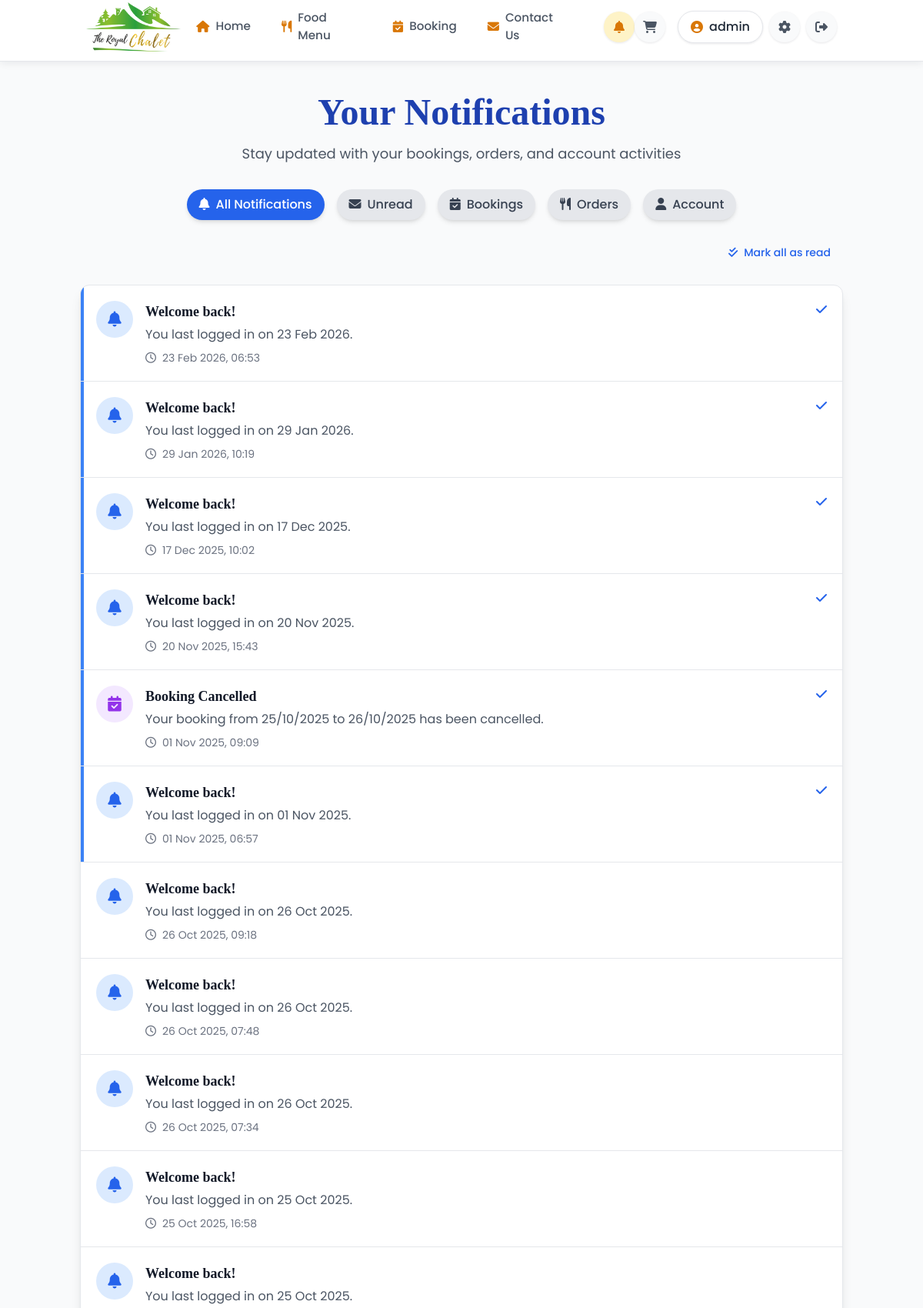
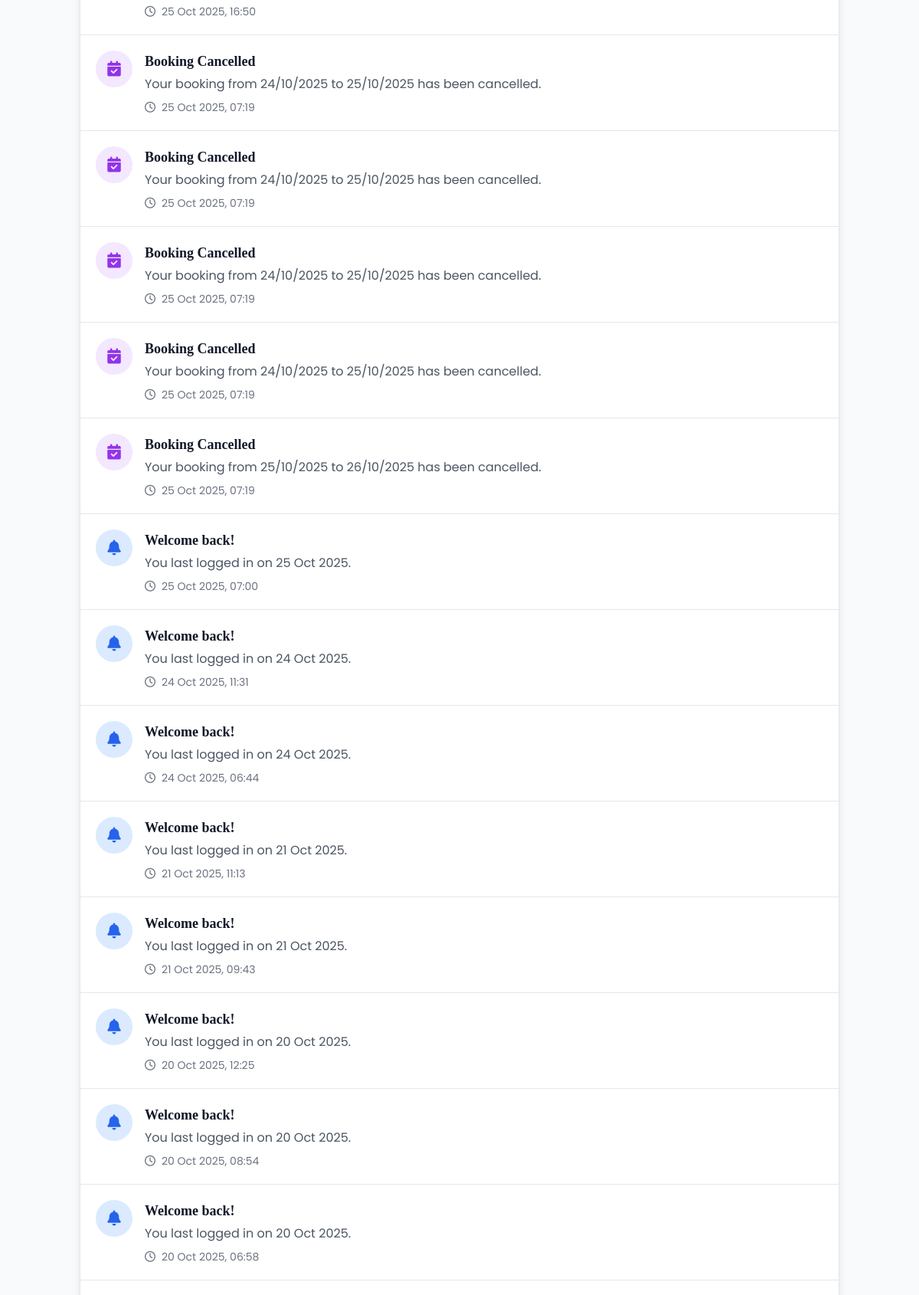
/notifications (signed in, upper part), run on the app's committed database (2 pictures, top to bottom).
### models.py (models this page shows)
class User(UserMixin, db.Model):
    id = db.Column(db.Integer, primary_key=True)
    username = db.Column(db.String(80), unique=True, nullable=False)
    email = db.Column(db.String(120), unique=True, nullable=False)
    password_hash = db.Column(db.String(128), nullable=False)
    is_admin = db.Column(db.Boolean, default=False)
    phone = db.Column(db.String(15))
    address = db.Column(db.Text)
    created_at = db.Column(db.DateTime, default=lambda: datetime.now(timezone.utc))
    last_login = db.Column(db.DateTime)
    bookings = db.relationship('Booking', backref='user', lazy=True)
    orders = db.relationship('FoodOrder', backref='user', lazy=True)
    reviews = db.relationship('Review', backref='user', lazy=True)

class Notification(db.Model):
    id = db.Column(db.Integer, primary_key=True)
    user_id = db.Column(db.Integer, db.ForeignKey('user.id'), nullable=False)
    title = db.Column(db.String(200), nullable=False)
    message = db.Column(db.Text, nullable=False)
    type = db.Column(db.String(50), default='info')  # info, success, warning, error
    is_read = db.Column(db.Boolean, default=False)
    created_at = db.Column(db.DateTime, default=lambda: datetime.now(timezone.utc))

### app.py (the view)
@app.route('/notifications')
@login_required
def notifications_page():
    notifications = Notification.query.filter_by(user_id=current_user.id).order_by(Notification.created_at.desc()).all()
    return render_template('notifications.html', notifications=notifications)

### app.py (called while the page is built)
@app.context_processor
def inject_now():
    return {'now': datetime.now()}

@app.template_filter('format_time')
def format_time(value):
    try:
        if ':' in value:
            hours, minutes = map(int, value.split(':'))
            period = 'AM' if hours < 12 else 'PM'
            hours = hours % 12
            if hours == 0:
                hours = 12
            return f"{hours}:{minutes:02d} {period}"
        return value
    except (ValueError, AttributeError):
        return value

@app.context_processor
def inject_settings():
    settings = {}
    try:
        for setting in VillaSettings.query.all():
            settings[setting.setting_key] = setting.setting_value
    except:
        pass
    return {'villa_settings': settings}

@login_manager.user_loader
def load_user(user_id):
    return User.query.get(int(user_id))

@app.after_request
def add_header(response):
    if 'Cache-Control' not in response.headers:
        response.headers['Cache-Control'] = 'public, max-age=31536000'
    return response

### templates/notifications.html (shortened to what this page needs)
{% extends 'base.html' %}
{% block content %}
<div class="container mx-auto px-4 py-8">
    <div class="max-w-5xl mx-auto">
        <div class="mb-8 text-center">
            <h1 class="text-4xl md:text-5xl font-bold mb-4 text-blue-800" style="font-family: 'Playfair Display', serif;">Your Notifications</h1>
            <p class="text-gray-600 dark:text-gray-400 text-lg">Stay updated with your bookings, orders, and account activities</p>
        </div>
        <div class="mb-6 flex flex-wrap justify-center gap-4">
            <button id="filter-all" class="px-4 py-2 rounded-full bg-blue-600 text-white font-medium hover:bg-blue-700 transition active shadow-md">
                <i class="fas fa-bell mr-2"></i>All Notifications
            </button>
            <button id="filter-unread" class="px-4 py-2 rounded-full bg-gray-200 text-gray-700 font-medium hover:bg-gray-300 transition shadow-md">
                <i class="fas fa-envelope mr-2"></i>Unread
            </button>
            <button id="filter-booking" class="px-4 py-2 rounded-full bg-gray-200 text-gray-700 font-medium hover:bg-gray-300 transition shadow-md">
                <i class="fas fa-calendar-check mr-2"></i>Bookings
            </button>
            <button id="filter-order" class="px-4 py-2 rounded-full bg-gray-200 text-gray-700 font-medium hover:bg-gray-300 transition shadow-md">
                <i class="fas fa-utensils mr-2"></i>Orders
            </button>
            <button id="filter-account" class="px-4 py-2 rounded-full bg-gray-200 text-gray-700 font-medium hover:bg-gray-300 transition shadow-md">
                <i class="fas fa-user mr-2"></i>Account
            </button>
        </div>
        <div class="mb-6 flex justify-end">
            <button id="mark-all-read" class="px-4 py-2 text-sm font-medium text-blue-600 hover:text-blue-800 flex items-center gap-2 transition">
                <i class="fas fa-check-double"></i> Mark all as read
            </button>
        </div>
        <div class="bg-white dark:bg-gray-800 rounded-xl shadow-lg overflow-hidden border border-gray-200 dark:border-gray-700">
            {% if notifications %}
                <div id="notifications-container" class="divide-y divide-gray-200 dark:divide-gray-700">
                    {% for notification in notifications %}
                        <div class="notification-item p-5 hover:bg-gray-50 dark:hover:bg-gray-700 transition relative {% if not notification.is_read %}unread{% endif %}"
                             data-id="{{ notification.id }}"
                             data-type="{{ notification.type }}"
                             data-read="{{ notification.is_read }}">
                            {% if not notification.is_read %}
                            <div class="absolute left-0 top-0 bottom-0 w-1 bg-blue-500"></div>
                            {% endif %}
                            <div class="flex items-start gap-4">
                                <div class="flex-shrink-0">
                                    {% if 'booking' in notification.title.lower() %}
                                        <div class="w-12 h-12 rounded-full bg-purple-100 dark:bg-purple-900 flex items-center justify-center text-purple-600 dark:text-purple-300">
                                            <i class="fas fa-calendar-check text-xl"></i>
                                        </div>
                                    {% elif 'order' in notification.title.lower() %}
                                        <div class="w-12 h-12 rounded-full bg-green-100 dark:bg-green-900 flex items-center justify-center text-green-600 dark:text-green-300">
                                            <i class="fas fa-utensils text-xl"></i>
                                        </div>
                                    {% elif 'payment' in notification.title.lower() %}
                                        <div class="w-12 h-12 rounded-full bg-yellow-100 dark:bg-yellow-900 flex items-center justify-center text-yellow-600 dark:text-yellow-300">
                                            <i class="fas fa-credit-card text-xl"></i>
                                        </div>
                                    {% else %}
                                        <div class="w-12 h-12 rounded-full bg-blue-100 dark:bg-blue-900 flex items-center justify-center text-blue-600 dark:text-blue-300">
                                            <i class="fas fa-bell text-xl"></i>
                                        </div>
                                    {% endif %}
                                </div>
                                <div class="flex-1">
                                    <h3 class="text-lg font-semibold text-gray-900 dark:text-gray-100 mb-1">{{ notification.title }}</h3>
                                    <p class="text-gray-600 dark:text-gray-400 mb-2">{{ notification.message }}</p>
                                    <div class="flex items-center text-sm text-gray-500 dark:text-gray-500">
                                        <i class="far fa-clock mr-2"></i>
                                        <span>{{ notification.created_at.strftime('%d %b %Y, %H:%M') }}</span>
                                    </div>
                                </div>
                                {% if not notification.is_read %}
                                <button class="mark-read-btn flex-shrink-0 text-blue-600 hover:text-blue-800 dark:text-blue-400 dark:hover:text-blue-300 transition" data-id="{{ notification.id }}">
                                    <i class="fas fa-check"></i>
                                </button>
                                {% endif %}
                            </div>
                        </div>
                    {% endfor %}
                </div>
            {% endif %}
        </div>
    </div>
</div>
{% endblock %}

### templates/base.html (shortened to what this page needs)
<!DOCTYPE html>
<html lang="en">
<head>
    <script src="https://cdn.tailwindcss.com"></script>
    <link rel="stylesheet" href="{{ url_for('static', filename='css/styles.min.css') }}">
    <link rel="stylesheet" href="https://unpkg.com/aos@2.3.1/dist/aos.css" />
    <link rel="stylesheet" href="https://cdnjs.cloudflare.com/ajax/libs/font-awesome/6.4.0/css/all.min.css">
</head>
<body class="bg-gray-50 dark:bg-gray-900 text-gray-800 dark:text-gray-200 min-h-screen flex flex-col transition-colors duration-300">
    <nav class="bg-white dark:bg-gray-900 fixed w-full top-0 z-[1000] transition-all duration-300 border-b border-gray-200 dark:border-gray-800 header-nav">
      <div class="container mx-auto px-4 md:px-6">
        <div class="flex justify-between items-center h-full">
          <a href="{{ url_for('index') }}" class="flex items-center">
            <div class="logo-container">
              <img src="{{ url_for('static', filename='Rc.png') }}"
                 alt="Royal Chalet Logo"
                 class="h-full w-auto object-contain">
            </div>
          </a>
          <div class="hidden lg:flex items-center">
            <div class="flex">
              <a href="{{ url_for('index') }}" class="nav-item flex items-center {% if request.path == url_for('index') %}active{% endif %}">
                <i class="fas fa-home mr-2 text-amber-600"></i>Home
              </a>
              <a href="{{ url_for('menu') }}" class="nav-item flex items-center {% if request.path == url_for('menu') %}active{% endif %}">
                <i class="fas fa-utensils mr-2 text-amber-600"></i>Food Menu
              </a>
              <a href="{{ url_for('booking') }}" class="nav-item flex items-center {% if request.path == url_for('booking') %}active{% endif %}">
                <i class="fas fa-calendar-check mr-2 text-amber-600"></i>Booking
              </a>
              <a href="{{ url_for('contact') }}" class="nav-item flex items-center {% if request.path == url_for('contact') %}active{% endif %}">
                <i class="fas fa-envelope mr-2 text-amber-600"></i>Contact Us
              </a>
            </div>
            <div class="ml-6 flex items-center">
              <a href="{{ url_for('notifications_page') }}" class="icon-button relative {% if request.path == url_for('notifications_page') %}bg-amber-100 text-amber-600{% endif %}">
                <i class="fas fa-bell"></i>
                {% set unread_count = current_user.notifications|selectattr('is_read', 'equalto', false)|list|length if current_user.is_authenticated else 0 %}
              </a>
              <a href="{{ url_for('cart') }}" class="icon-button relative {% if request.path == url_for('cart') %}bg-amber-100 text-amber-600{% endif %}">
                <i class="fas fa-shopping-cart"></i>
              </a>
              {% if current_user.is_authenticated %}
                <div class="flex items-center ml-4">
                  <a href="{{ url_for('profile') }}" class="profile-button">
                    <i class="fas fa-user-circle text-amber-600 mr-2"></i>
                    <span class="max-w-[120px] truncate font-medium">{{ current_user.username }}</span>
                  </a>
                  {% if current_user.is_admin %}
                    <a href="{{ url_for('admin_dashboard') }}" class="icon-button ml-2" title="Admin Dashboard">
                      <i class="fas fa-cog"></i>
                    </a>
                  {% endif %}
                  <a href="{{ url_for('logout') }}" class="icon-button ml-2" title="Logout">
                    <i class="fas fa-sign-out-alt"></i>
                  </a>
                </div>
              {% endif %}
            </div>
          </div>
        </div>
      </div>
                {% set unread_count = current_user.notifications|selectattr('is_read', 'equalto', false)|list|length if current_user.is_authenticated else 0 %}
    </nav>
    <div class="content-wrapper">
    <main class="flex-grow">
      {% block content %}{% endblock %}
    </main>
    </div>
</body>
</html>

### templates/base.html (style rules this page uses)
body { font-family: 'Poppins', 'Open Sans', 'sans-serif'; font-size: 16px; line-height: 1.6; color: #333; }
h1, h2, h3, h4, h5, h6 { font-family: 'Playfair Display', serif; font-weight: 600; line-height: 1.3; }
h1 { font-size: 2.5rem; }
h3 { font-size: 1.75rem; }
p { margin-bottom: 1rem; }
.content-wrapper { padding-top: 90px; }

### data on the page
User: username "admin"
Notification: is_read False (drawn), title "Welcome back!", message "You last logged in on 23 Feb 2026.", created_at "23 Feb 2026, 06:53"
Notification: is_read False (drawn), title "Welcome back!", message "You last logged in on 29 Jan 2026.", created_at "29 Jan 2026, 10:19"
Notification: is_read False (drawn), title "Welcome back!", message "You last logged in on 17 Dec 2025.", created_at "17 Dec 2025, 10:02"
Notification: is_read False (drawn), title "Welcome back!", message "You last logged in on 20 Nov 2025.", created_at "20 Nov 2025, 15:43"
Notification: is_read False (drawn), title "Booking Cancelled", message "Your booking from 25/10/2025 to 26/10/2025 has been cancelled.", created_at "01 Nov 2025, 09:09"
Notification: is_read False (drawn), title "Welcome back!", message "You last logged in on 01 Nov 2025.", created_at "01 Nov 2025, 06:57"
Notification: title "Welcome back!", message "You last logged in on 26 Oct 2025.", created_at "26 Oct 2025, 09:18"
Notification: title "Welcome back!", message "You last logged in on 26 Oct 2025.", created_at "26 Oct 2025, 07:48"
Notification: title "Welcome back!", message "You last logged in on 26 Oct 2025.", created_at "26 Oct 2025, 07:34"
Notification: title "Welcome back!", message "You last logged in on 25 Oct 2025.", created_at "25 Oct 2025, 16:58"
Notification: title "Welcome back!", message "You last logged in on 25 Oct 2025.", created_at "25 Oct 2025, 16:50"
Notification: title "Booking Cancelled", message "Your booking from 24/10/2025 to 25/10/2025 has been cancelled.", created_at "25 Oct 2025, 07:19"
Notification: title "Booking Cancelled", message "Your booking from 24/10/2025 to 25/10/2025 has been cancelled.", created_at "25 Oct 2025, 07:19"
Notification: title "Booking Cancelled", message "Your booking from 24/10/2025 to 25/10/2025 has been cancelled.", created_at "25 Oct 2025, 07:19"
Notification: title "Booking Cancelled", message "Your booking from 24/10/2025 to 25/10/2025 has been cancelled.", created_at "25 Oct 2025, 07:19"
Notification: title "Booking Cancelled", message "Your booking from 25/10/2025 to 26/10/2025 has been cancelled.", created_at "25 Oct 2025, 07:19"
Notification: title "Welcome back!", message "You last logged in on 25 Oct 2025.", created_at "25 Oct 2025, 07:00"
Notification: title "Welcome back!", message "You last logged in on 24 Oct 2025.", created_at "24 Oct 2025, 11:31"
Notification: title "Welcome back!", message "You last logged in on 24 Oct 2025.", created_at "24 Oct 2025, 06:44"
Notification: title "Welcome back!", message "You last logged in on 21 Oct 2025.", created_at "21 Oct 2025, 11:13"
Notification: title "Welcome back!", message "You last logged in on 21 Oct 2025.", created_at "21 Oct 2025, 09:43"
Notification: title "Welcome back!", message "You last logged in on 20 Oct 2025.", created_at "20 Oct 2025, 12:25"
Notification: title "Welcome back!", message "You last logged in on 20 Oct 2025.", created_at "20 Oct 2025, 08:54"
Notification: title "Welcome back!", message "You last logged in on 20 Oct 2025.", created_at "20 Oct 2025, 06:58"
